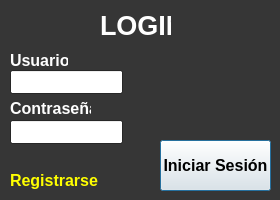
<?xml version="1.0" encoding="UTF-8"?>
<ui version="4.0">
 <class>Inicio</class>
 <widget class="QDialog" name="Inicio">
  <property name="enabled">
   <bool>true</bool>
  </property>
  <property name="geometry">
   <rect>
    <x>0</x>
    <y>0</y>
    <width>280</width>
    <height>200</height>
   </rect>
  </property>
  <property name="minimumSize">
   <size>
    <width>280</width>
    <height>200</height>
   </size>
  </property>
  <property name="maximumSize">
   <size>
    <width>280</width>
    <height>200</height>
   </size>
  </property>
  <property name="palette">
   <palette>
    <active>
     <colorrole role="Base">
      <brush brushstyle="SolidPattern">
       <color alpha="255">
        <red>255</red>
        <green>255</green>
        <blue>255</blue>
       </color>
      </brush>
     </colorrole>
     <colorrole role="Window">
      <brush brushstyle="SolidPattern">
       <color alpha="255">
        <red>54</red>
        <green>54</green>
        <blue>54</blue>
       </color>
      </brush>
     </colorrole>
    </active>
    <inactive>
     <colorrole role="Base">
      <brush brushstyle="SolidPattern">
       <color alpha="255">
        <red>255</red>
        <green>255</green>
        <blue>255</blue>
       </color>
      </brush>
     </colorrole>
     <colorrole role="Window">
      <brush brushstyle="SolidPattern">
       <color alpha="255">
        <red>54</red>
        <green>54</green>
        <blue>54</blue>
       </color>
      </brush>
     </colorrole>
    </inactive>
    <disabled>
     <colorrole role="Base">
      <brush brushstyle="SolidPattern">
       <color alpha="255">
        <red>54</red>
        <green>54</green>
        <blue>54</blue>
       </color>
      </brush>
     </colorrole>
     <colorrole role="Window">
      <brush brushstyle="SolidPattern">
       <color alpha="255">
        <red>54</red>
        <green>54</green>
        <blue>54</blue>
       </color>
      </brush>
     </colorrole>
    </disabled>
   </palette>
  </property>
  <property name="windowTitle">
   <string>Inicio</string>
  </property>
  <widget class="QWidget" name="centralWidget" native="true">
   <property name="geometry">
    <rect>
     <x>0</x>
     <y>0</y>
     <width>281</width>
     <height>201</height>
    </rect>
   </property>
   <widget class="QPushButton" name="btn_login">
    <property name="geometry">
     <rect>
      <x>160</x>
      <y>140</y>
      <width>111</width>
      <height>51</height>
     </rect>
    </property>
    <property name="font">
     <font>
      <pointsize>12</pointsize>
      <weight>75</weight>
      <bold>true</bold>
     </font>
    </property>
    <property name="text">
     <string>Iniciar Sesión</string>
    </property>
   </widget>
   <widget class="QLabel" name="label">
    <property name="geometry">
     <rect>
      <x>10</x>
      <y>50</y>
      <width>58</width>
      <height>20</height>
     </rect>
    </property>
    <property name="palette">
     <palette>
      <active>
       <colorrole role="WindowText">
        <brush brushstyle="SolidPattern">
         <color alpha="255">
          <red>255</red>
          <green>255</green>
          <blue>255</blue>
         </color>
        </brush>
       </colorrole>
       <colorrole role="Text">
        <brush brushstyle="SolidPattern">
         <color alpha="255">
          <red>0</red>
          <green>0</green>
          <blue>0</blue>
         </color>
        </brush>
       </colorrole>
      </active>
      <inactive>
       <colorrole role="WindowText">
        <brush brushstyle="SolidPattern">
         <color alpha="255">
          <red>255</red>
          <green>255</green>
          <blue>255</blue>
         </color>
        </brush>
       </colorrole>
       <colorrole role="Text">
        <brush brushstyle="SolidPattern">
         <color alpha="255">
          <red>0</red>
          <green>0</green>
          <blue>0</blue>
         </color>
        </brush>
       </colorrole>
      </inactive>
      <disabled>
       <colorrole role="WindowText">
        <brush brushstyle="SolidPattern">
         <color alpha="255">
          <red>159</red>
          <green>158</green>
          <blue>158</blue>
         </color>
        </brush>
       </colorrole>
       <colorrole role="Text">
        <brush brushstyle="SolidPattern">
         <color alpha="255">
          <red>159</red>
          <green>158</green>
          <blue>158</blue>
         </color>
        </brush>
       </colorrole>
      </disabled>
     </palette>
    </property>
    <property name="font">
     <font>
      <pointsize>12</pointsize>
      <weight>75</weight>
      <bold>true</bold>
     </font>
    </property>
    <property name="text">
     <string>Usuario:</string>
    </property>
   </widget>
   <widget class="QLabel" name="label_2">
    <property name="geometry">
     <rect>
      <x>10</x>
      <y>100</y>
      <width>81</width>
      <height>16</height>
     </rect>
    </property>
    <property name="palette">
     <palette>
      <active>
       <colorrole role="WindowText">
        <brush brushstyle="SolidPattern">
         <color alpha="255">
          <red>255</red>
          <green>255</green>
          <blue>255</blue>
         </color>
        </brush>
       </colorrole>
      </active>
      <inactive>
       <colorrole role="WindowText">
        <brush brushstyle="SolidPattern">
         <color alpha="255">
          <red>255</red>
          <green>255</green>
          <blue>255</blue>
         </color>
        </brush>
       </colorrole>
      </inactive>
      <disabled>
       <colorrole role="WindowText">
        <brush brushstyle="SolidPattern">
         <color alpha="255">
          <red>159</red>
          <green>158</green>
          <blue>158</blue>
         </color>
        </brush>
       </colorrole>
      </disabled>
     </palette>
    </property>
    <property name="font">
     <font>
      <pointsize>12</pointsize>
      <weight>75</weight>
      <bold>true</bold>
     </font>
    </property>
    <property name="text">
     <string>Contraseña:</string>
    </property>
   </widget>
   <widget class="QLineEdit" name="txt_user">
    <property name="geometry">
     <rect>
      <x>10</x>
      <y>70</y>
      <width>113</width>
      <height>24</height>
     </rect>
    </property>
   </widget>
   <widget class="QLineEdit" name="txt_password">
    <property name="geometry">
     <rect>
      <x>10</x>
      <y>120</y>
      <width>113</width>
      <height>24</height>
     </rect>
    </property>
   </widget>
   <widget class="QLabel" name="label_3">
    <property name="geometry">
     <rect>
      <x>100</x>
      <y>10</y>
      <width>71</width>
      <height>31</height>
     </rect>
    </property>
    <property name="palette">
     <palette>
      <active>
       <colorrole role="WindowText">
        <brush brushstyle="SolidPattern">
         <color alpha="255">
          <red>255</red>
          <green>255</green>
          <blue>255</blue>
         </color>
        </brush>
       </colorrole>
      </active>
      <inactive>
       <colorrole role="WindowText">
        <brush brushstyle="SolidPattern">
         <color alpha="255">
          <red>255</red>
          <green>255</green>
          <blue>255</blue>
         </color>
        </brush>
       </colorrole>
      </inactive>
      <disabled>
       <colorrole role="WindowText">
        <brush brushstyle="SolidPattern">
         <color alpha="255">
          <red>159</red>
          <green>158</green>
          <blue>158</blue>
         </color>
        </brush>
       </colorrole>
      </disabled>
     </palette>
    </property>
    <property name="font">
     <font>
      <pointsize>20</pointsize>
      <weight>75</weight>
      <bold>true</bold>
     </font>
    </property>
    <property name="text">
     <string>LOGIN</string>
    </property>
   </widget>
   <widget class="QLabel" name="lbl_message">
    <property name="geometry">
     <rect>
      <x>150</x>
      <y>60</y>
      <width>121</width>
      <height>51</height>
     </rect>
    </property>
    <property name="palette">
     <palette>
      <active>
       <colorrole role="WindowText">
        <brush brushstyle="SolidPattern">
         <color alpha="255">
          <red>255</red>
          <green>0</green>
          <blue>0</blue>
         </color>
        </brush>
       </colorrole>
      </active>
      <inactive>
       <colorrole role="WindowText">
        <brush brushstyle="SolidPattern">
         <color alpha="255">
          <red>255</red>
          <green>0</green>
          <blue>0</blue>
         </color>
        </brush>
       </colorrole>
      </inactive>
      <disabled>
       <colorrole role="WindowText">
        <brush brushstyle="SolidPattern">
         <color alpha="255">
          <red>159</red>
          <green>158</green>
          <blue>158</blue>
         </color>
        </brush>
       </colorrole>
      </disabled>
     </palette>
    </property>
    <property name="font">
     <font>
      <pointsize>14</pointsize>
      <weight>75</weight>
      <bold>true</bold>
     </font>
    </property>
    <property name="text">
     <string>&lt;html&gt;&lt;head/&gt;&lt;body&gt;&lt;p&gt;&lt;br/&gt;&lt;/p&gt;&lt;/body&gt;&lt;/html&gt;</string>
    </property>
   </widget>
   <widget class="QLabel" name="lbl_register">
    <property name="geometry">
     <rect>
      <x>10</x>
      <y>170</y>
      <width>111</width>
      <height>21</height>
     </rect>
    </property>
    <property name="palette">
     <palette>
      <active>
       <colorrole role="WindowText">
        <brush brushstyle="SolidPattern">
         <color alpha="255">
          <red>255</red>
          <green>255</green>
          <blue>0</blue>
         </color>
        </brush>
       </colorrole>
      </active>
      <inactive>
       <colorrole role="WindowText">
        <brush brushstyle="SolidPattern">
         <color alpha="255">
          <red>255</red>
          <green>255</green>
          <blue>0</blue>
         </color>
        </brush>
       </colorrole>
      </inactive>
      <disabled>
       <colorrole role="WindowText">
        <brush brushstyle="SolidPattern">
         <color alpha="255">
          <red>159</red>
          <green>158</green>
          <blue>158</blue>
         </color>
        </brush>
       </colorrole>
      </disabled>
     </palette>
    </property>
    <property name="font">
     <font>
      <pointsize>12</pointsize>
      <weight>75</weight>
      <bold>true</bold>
     </font>
    </property>
    <property name="text">
     <string>Registrarse</string>
    </property>
   </widget>
  </widget>
 </widget>
 <layoutdefault spacing="6" margin="11"/>
 <resources/>
 <connections/>
</ui>
